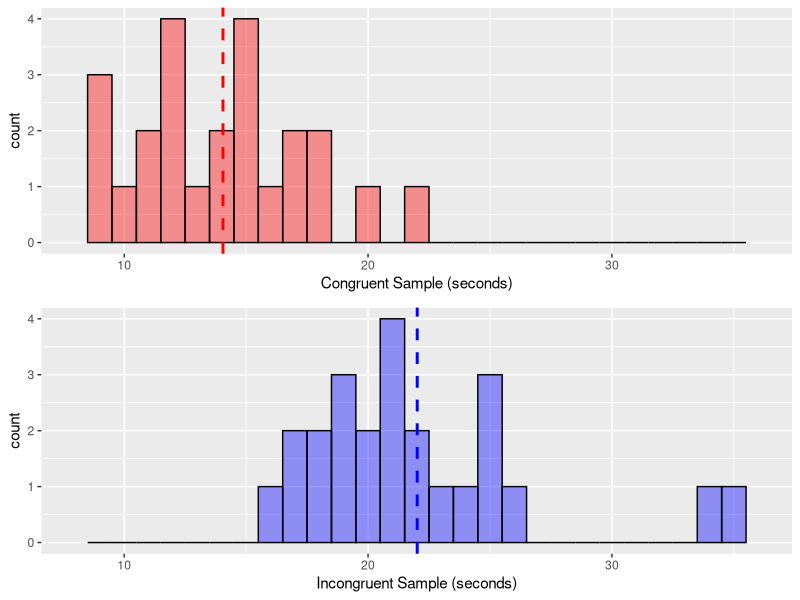

R code for this plot:
## ---- chunk 1
library(ggplot2)
library(gridExtra)
df <- read.csv('StroopData.csv')
print(df)
## ---- chunk 2
p1 <- ggplot(aes(x=Congruent),data=df) +
  xlab('Congruent Sample (seconds)') +
  geom_histogram(binwidth=1,fill = "red",color='black',alpha=.4) +  
  geom_vline(aes(xintercept = mean(Congruent)),size = 1, colour = "red",
                   linetype = "dashed") + xlim(8,36)

p2 <- ggplot(aes(x=Incongruent),data=df) +
  xlab('Incongruent Sample (seconds)') +
  geom_histogram(binwidth=1,fill = "blue",color='black',alpha = 0.4) +
  geom_vline(aes(xintercept = mean(Incongruent)),size = 1, colour = "blue",
                   linetype = "dashed") + xlim(8,36)

grid.arrange(p1, p2)
